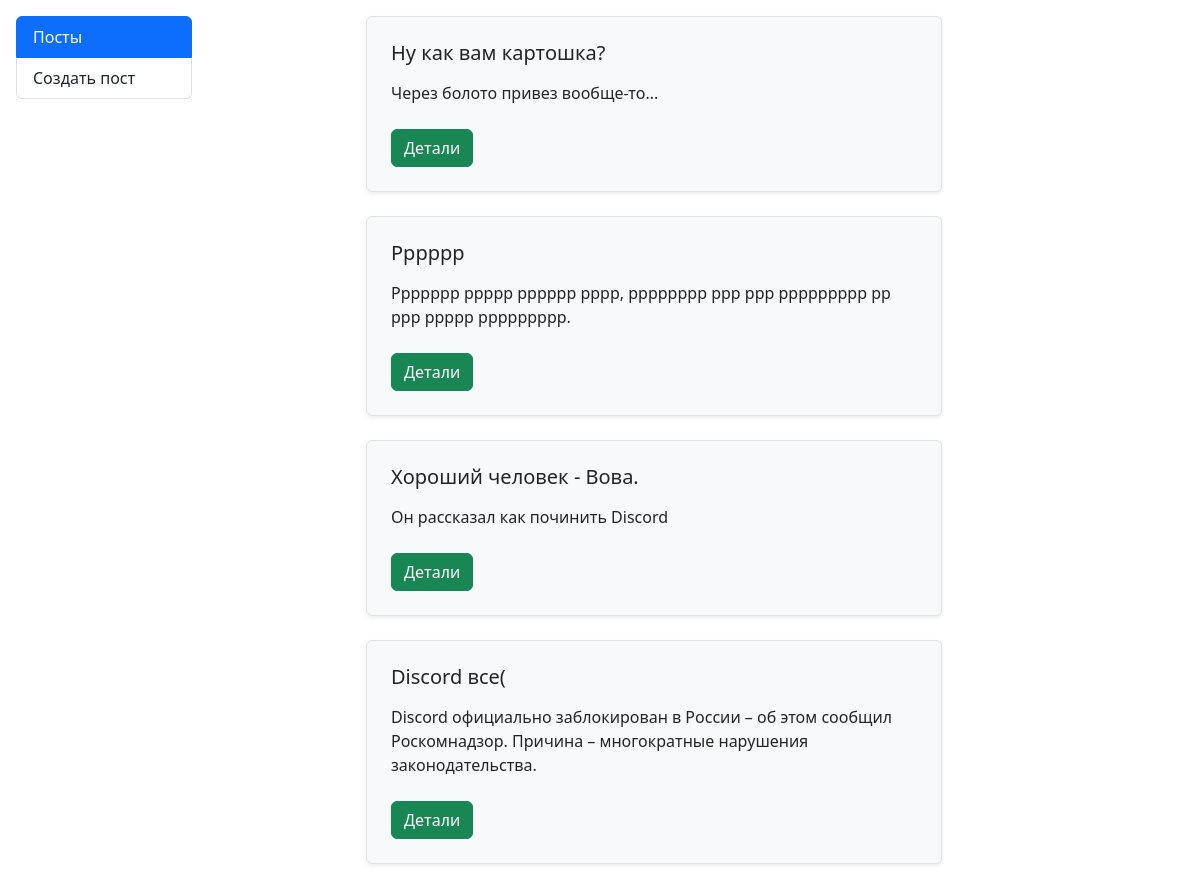
The app's page /posts/, older data.
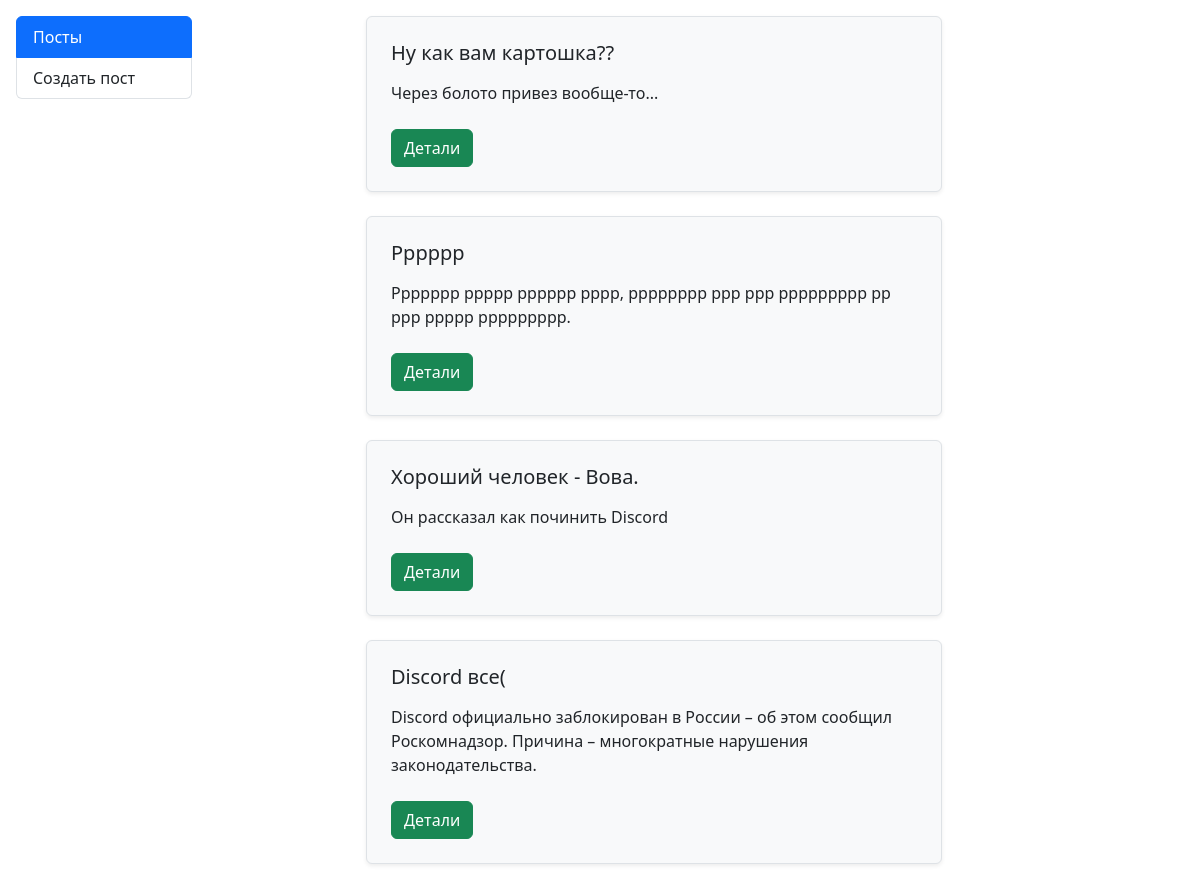
The same page, newer data.
### messenger/models.py (models this page shows, shortened)
class Post(models.Model):
    author = models.ForeignKey(
        User,
        verbose_name='Автор поста',
        related_name='posts',
        on_delete=models.CASCADE
    )
    post_subject = models.CharField(verbose_name='Тема поста', max_length=100)
    post_text = models.TextField(verbose_name='Текст поста')
    created_at = models.DateTimeField(verbose_name='Дата создания', auto_now_add=True)
    class Meta:
        verbose_name = 'Пост'
        verbose_name_plural = 'Посты'
        ordering = ['-created_at']

### messenger/views.py (the view)
# urls.py: path('posts/', views.PostListView.as_view(), name='Posts'),
class PostListView(ListView):
    template_name = 'mess_temp/mess_list.html'
    model = Post
    context_object_name = 'posts'

### templates/mess_temp/mess_list.html (shortened to what this page needs)
{% extends 'base.html' %}
{% load django_bootstrap5 %}
{% block content %}
    <div class="row justify-content-center">
        {% for post in posts %}
            <div class="col-md-8">
                <div class="p-4 mb-4 bg-light border rounded shadow-sm">
                    <h5 class="mb-3">{{ post.post_subject }}</h5>
                    <p class="mb-4">{{ post.post_text }}</p>
                    <a href="{% url 'PostDetail' post.pk %}" class="btn btn-success">Детали</a>
                </div>
            </div>
        {% endfor %}
    </div>
{% endblock %}

Row changes from the older to the newer data that the page shows:
changed Post "Через болото привез вообще-то...": post_subject "Ну как вам картошка?" → "Ну как вам картошка??"
